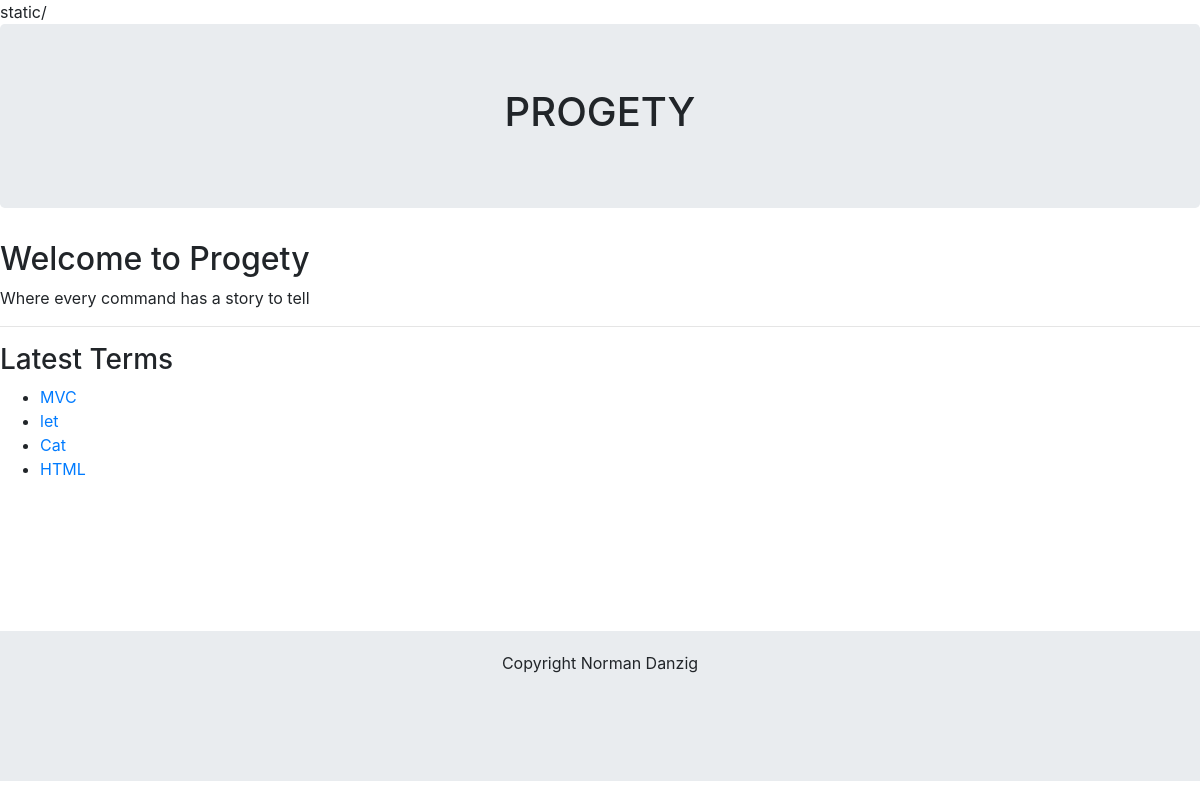
The page /progety/ on the database as committed earlier.
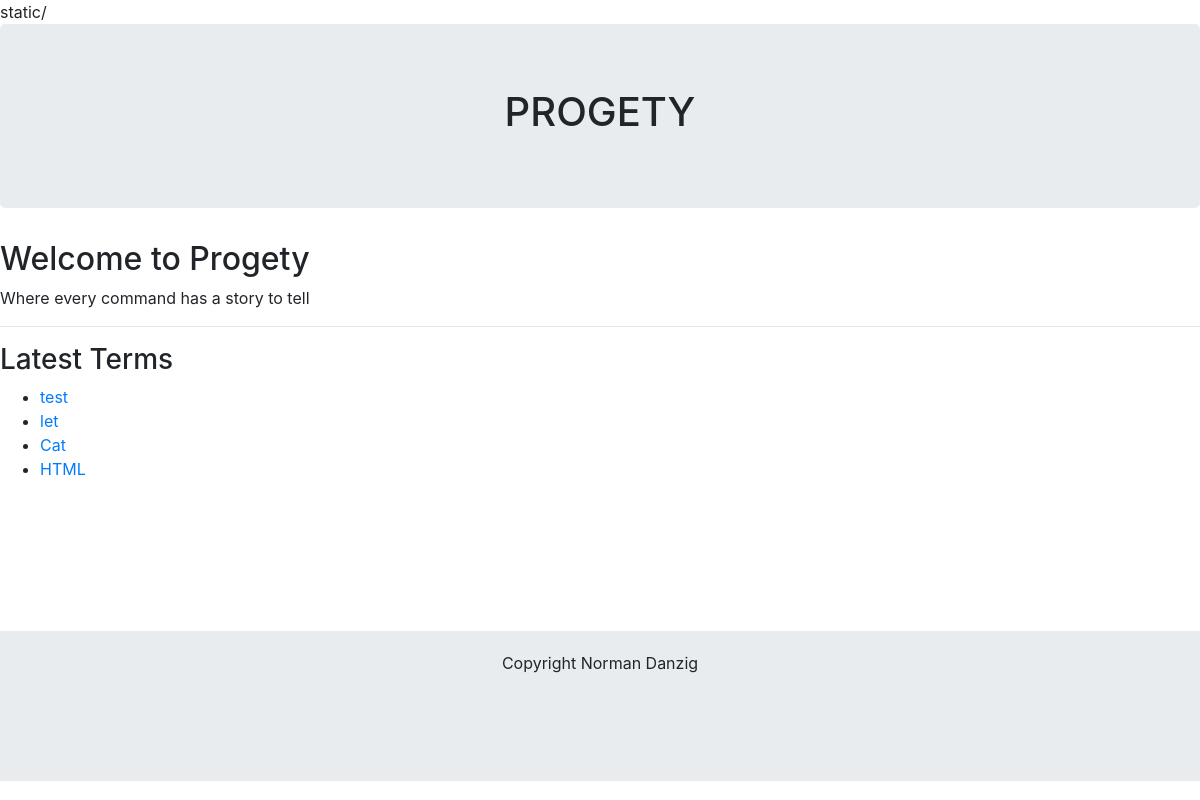
The same page on the database as committed later.
### progety/models.py (models this page shows)
class Term(models.Model):
    term_name=models.CharField(max_length=150)
    term_type=models.CharField(max_length=150) #type of command
    term_pub_date=models.DateTimeField('Term Pub Date')
    def __str__(self):
        return self.term_name

### progety/views.py (the view)
# urls.py: 2. Add a URL to urlpatterns:  path('', views.home, name='home')
def home(request):
    latest_term_list = Term.objects.order_by('-term_pub_date')[:5]
    termDictionary =  Term.objects.order_by('-term_pub_date')[:5] #.etymology_text Returns all Entry objects related to Blog.
    context = {'termDictionary': termDictionary }
    return render(request, 'progety/templates/home.html', context)

### progety/templates/home.html (shortened to what this page needs)
{% extends './base.html' %}
{% block content %}
  <div class="htmlPageContent">
    <h2>Welcome to Progety</h2>
    <p>Where every command has a story to tell</p>
    <hr>
    <h3>Latest Terms</h3>
    {% if termDictionary %}
    <ul class="newTerms">
    {% for term in termDictionary %}
          <li><a href="{{term}}">{{term}}</a></li>
      {% endfor %}
    </ul>
    {% else %}
            <p>No New Terms</p>
    {% endif %}
  </div>
{% endblock %}

Rows that differ between the two databases and show on the page:
removed Term: term_name "MVC"
added Term: term_name "test"
